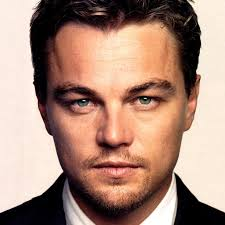
%> input picture download.jpg, 225 x 225 px
$ octave fff.m   (GNU Octave 9; MATLAB toolbox functions it lacks are replaced by stand-ins)
%> lines starting %> are read from the running program, lines starting %| are printed output that depends on the picture
clear all;
close all;
k=imread('download.jpg'); %image to be read
%> k is the input picture: size 225x225x3 uint8; mean R, G, B 170.2, 137.4, 122.1
I=k(:,:,1);
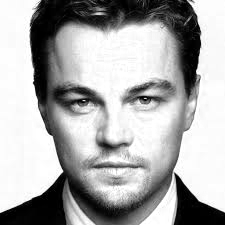
%> I: size 225x225 uint8; min 0, max 255, mean 170.2
faceDetect = vision.CascadeObjectDetector();
bbox=step(faceDetect,I);
%> bbox = [38 42 154 154]
face=imcrop(I,bbox);
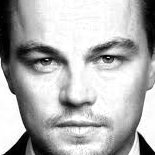
%> face: size 155x155 uint8; min 0, max 255, mean 177.6
centerx=size(face,1)/2+bbox(1);
%> centerx = 115.5
centery=size(face,2)/2+bbox(2);
%> centery = 119.5
eyeDetect = vision.CascadeObjectDetector('RightEye');
%> (the run ends here)
